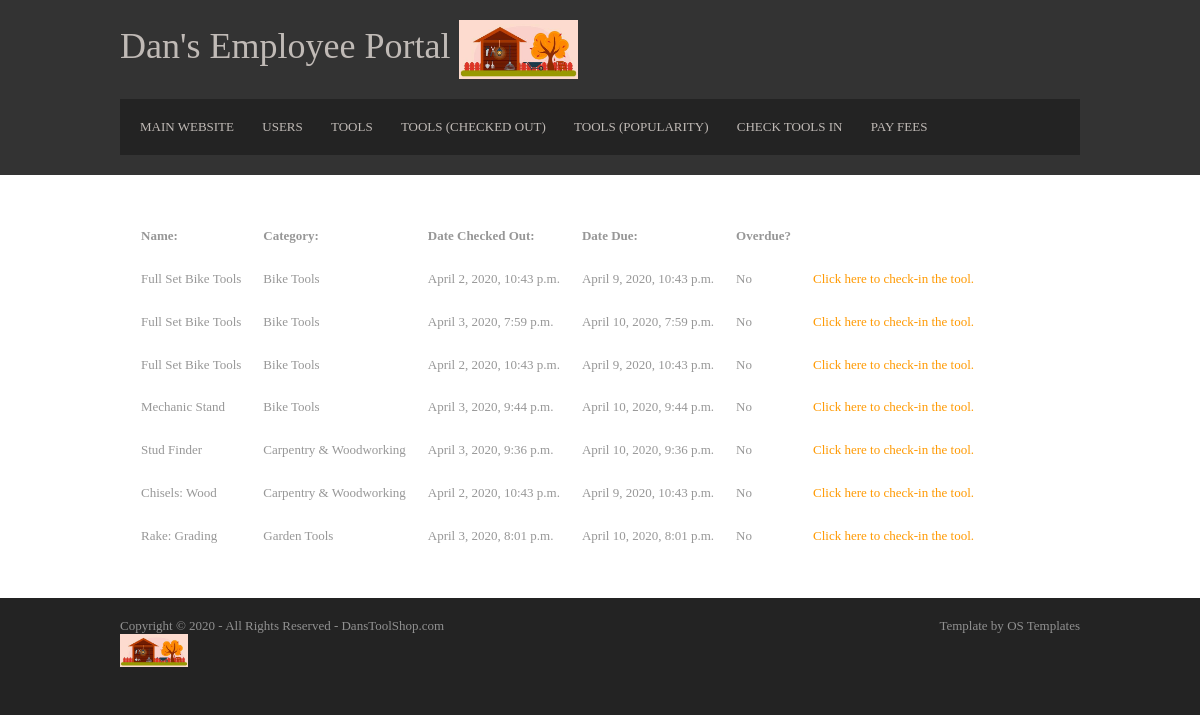
Screenshot of /Toolshop/Employee/check_in (signed in) with the database file from the repository.
### Toolshop/models.py (models this page shows, shortened)
class Tool(models.Model):
    name = models.CharField(max_length=100)
    category = models.CharField(max_length=100)
    times_checked_out = models.IntegerField()
    cost = models.IntegerField()
    condition = models.TextField(blank=True)  # Blank here means "Can be blank" sometimes.
    is_checked_out = models.BooleanField(default=False)
    date_checked_out = models.DateTimeField(blank=True, null=True)  # Blank\null here means "Can be blank" sometimes.
    who_checked_out = models.CharField(max_length=100, blank=True)  # Blank here means "Can be blank" sometimes.
    def get_due_date(self):
        if self.date_checked_out is None or self.date_checked_out == "":
            return False
        return self.date_checked_out + timedelta(days=7)
    def is_overdue(self):
        if self.date_checked_out is None or self.date_checked_out == "":
            return False
        return self.date_checked_out + timedelta(days=7) < timezone.now()

### Toolshop/views.py (the view)
# urls.py: path('Employee/check_in', views.check_in_page, name='check_in'),
@permission_required('user.is_staff')
def check_in_page(request):
    tools_list = Tool.objects.filter(is_checked_out=True)
    context = {
        'tools_list': tools_list,
    }
    return render(request, 'Toolshop/reports_checkin.html', context)

### Toolshop/templates/Toolshop/reports_checkin.html (shortened to what this page needs)
<!DOCTYPE html>
<html lang="en" dir="ltr">
<head>
  {% load static %}
  <link rel="stylesheet" href="{% static 'Toolshop/layout.css' %}">
</head>
<body>
<div class="wrapper row1">
  <header id="header" class="clear">
    <div id="hgroup">
      <h1><a href="{% url 'Toolshop:index' %}">Dan's Employee Portal
      <img src="{% static 'Toolshop/logo.jpg' %}" style="width:15%"></a></h1>
    </div>
    <nav>
      <ul>
        <li><a href="{% url 'Toolshop:index' %}">Main Website</a></li>
        <li><a href="{% url 'Toolshop:reports_users' %}">Users</a></li>
        <li><a href="{% url 'Toolshop:reports_tools' sort_by='all' %}">Tools</a></li>
        <li><a href="{% url 'Toolshop:reports_tools' sort_by='checked_out' %}">Tools (Checked out)</a></li>
        <li><a href="{% url 'Toolshop:reports_tools' sort_by='popularity' %}">Tools (Popularity)</a></li>
        <li><a href="{% url 'Toolshop:check_in' %}">Check Tools In</a></li>
        <li><a href="{% url 'Toolshop:pay_fee_page' %}">Pay Fees</a></li>
      </ul>
    </nav>
  </header>
</div>
<div class="wrapper row2">
  <div id="container" class="clear">
    <div id="homepage">
      {% if tools_list %}
		<table cellspacing="20">
          <tr>
            <th>Name:</th>
            <th>Category:</th>
            <th>Date Checked Out:</th>
            <th>Date Due:</th>
            <th>Overdue?</th>
            <th></th>
          </tr>
			{% for tool in tools_list %}
          <tr>
            <td>{{tool.name}}</td>
            <td>{{tool.category}}</td>
            <td>{{tool.date_checked_out}}</td>
            <td>{{tool.get_due_date}}</td>
            <td>
              {% if tool.is_overdue %}
              Yes
              {% else %}
              No
              {% endif %}
            </td>
            <td>
                <a href="{% url 'Toolshop:check_in_tool' tool.id %}">Click here to check-in the tool.</a>
            </td>
          </tr>
			{% endfor %}
		</table>
		{% else %}
    		<p>No tools currently checked out.</p>
		{% endif %}
    </div>
  </div>
</div>
<div class="wrapper row3">
  <footer id="footer" class="clear">
    <p class="fl_left">Copyright &copy; 2020 - All Rights Reserved - <a href="#">DansToolShop.com<br><img src="{% static 'Toolshop/logo.jpg' %}" style="width:15%"> </a></p>
    <p class="fl_right">Template by <a target="_blank" href="https://www.os-templates.com/" title="Free Website Templates">OS Templates</a></p>
  </footer>
</div>
</body>
</html>

### Toolshop/static/Toolshop/layout.css (style rules this page uses)
html { overflow-y:scroll; }
body { margin:0; padding:0; font-size:13px; font-family:Georgia, "Times New Roman", Times, serif; color:#919191; background-color:#232323; }
.clear:after { content:"."; display:block; height:0; clear:both; visibility:hidden; line-height:0; }
.clear { display:block; clear:both; }
a { outline:none; text-decoration:none; }
.fl_left { float:left; }
.fl_right { float:right; }
img { margin:0; padding:0; border:none; line-height:normal; vertical-align:middle; }
address, article, aside, figcaption, figure, footer, header, nav, section { display:block; margin:0; padding:0; }
div.wrapper { display:block; width:100%; margin:0; padding:0; text-align:left; }
.row1, .row1 a { color:#C0BAB6; background-color:#333333; }
.row2 { color:#979797; background-color:#FFFFFF; }
.row2 a { color:#FF9900; background-color:#FFFFFF; }
.row3, .row3 a { color:#919191; background-color:#232323; }
#header, #container, #footer { display:block; width:960px; margin:0 auto; }
nav ul { margin:0; padding:0; list-style:none; }
h1, h2, h3, h4, h5, h6 { margin:0; padding:0; font-size:16px; font-weight:bold; font-style:normal; line-height:normal; text-transform:uppercase; }
#header { padding:20px 0; }
#header #hgroup { float:left; margin:0 0 20px 0; }
#header #hgroup h1, #header #hgroup h2 { font-weight:normal; text-transform:none; }
#header #hgroup h1 { font-size:36px; }
#header nav { display:block; width:100%; margin:0; padding:20px 0; color:#C0BAB6; background-color:#232323; clear:both; }
#header nav ul { padding:0 20px; }
#header nav li { display:inline; margin-right:25px; text-transform:uppercase; }
#header nav li a { color:#C0BAB6; background-color:#232323; }
#container { padding:30px 0; }
#container #homepage { line-height:1.6em; }
* { box-sizing:border-box }
#footer { padding:20px 0; }
#footer p { margin:0; padding:0; }

### rows the page displays
Tool: name "Full Set Bike Tools", category "Bike Tools", date_checked_out "April 2, 2020, 10:43 p.m.", get_due_date "April 9, 2020, 10:43 p.m.", shows "No"
Tool: name "Full Set Bike Tools", category "Bike Tools", date_checked_out "April 3, 2020, 7:59 p.m.", get_due_date "April 10, 2020, 7:59 p.m.", shows "No"
Tool: name "Full Set Bike Tools", category "Bike Tools", date_checked_out "April 2, 2020, 10:43 p.m.", get_due_date "April 9, 2020, 10:43 p.m.", shows "No"
Tool: name "Mechanic Stand", category "Bike Tools", date_checked_out "April 3, 2020, 9:44 p.m.", get_due_date "April 10, 2020, 9:44 p.m.", shows "No"
Tool: name "Stud Finder", category "Carpentry & Woodworking", date_checked_out "April 3, 2020, 9:36 p.m.", get_due_date "April 10, 2020, 9:36 p.m.", shows "No"
Tool: name "Chisels: Wood", category "Carpentry & Woodworking", date_checked_out "April 2, 2020, 10:43 p.m.", get_due_date "April 9, 2020, 10:43 p.m.", shows "No"
Tool: name "Rake: Grading", category "Garden Tools", date_checked_out "April 3, 2020, 8:01 p.m.", get_due_date "April 10, 2020, 8:01 p.m.", shows "No"
